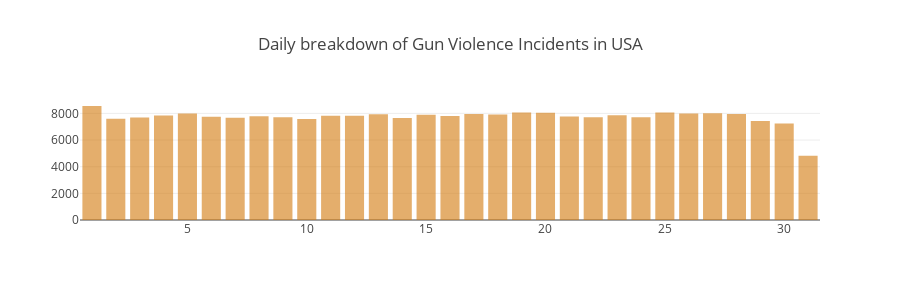

Notebook cell for this chart:
### Code cell
iplot(fig3)

### Figure 1 — Plotly figure (JSON) as saved in the notebook; plotly's stock layout.template omitted (floating-point values rounded to 4 significant figures)
{"data": [{"marker": {"color": "rgba(210,120,10,0.6)"}, "type": "bar", "x": [1, 25, 19, 20, 27, 5, 26, 28, 17, 13, 18, 15, 23, 4, 11, 12, 16, 8, 21, 6, 22, 24, 9, 3, 7, 14, 2, 10, 29, 30, 31], "y": [8555, 8072, 8061, 8047, 8016, 7999, 7989, 7949, 7947, 7945, 7918, 7890, 7854, 7849, 7827, 7815, 7804, 7787, 7773, 7742, 7718, 7712, 7707, 7688, 7682, 7657, 7605, 7577, 7422, 7242, 4828]}], "layout": {"height": 300, "legend": {"orientation": "h"}, "title": "Daily breakdown of Gun Violence Incidents in USA"}}
